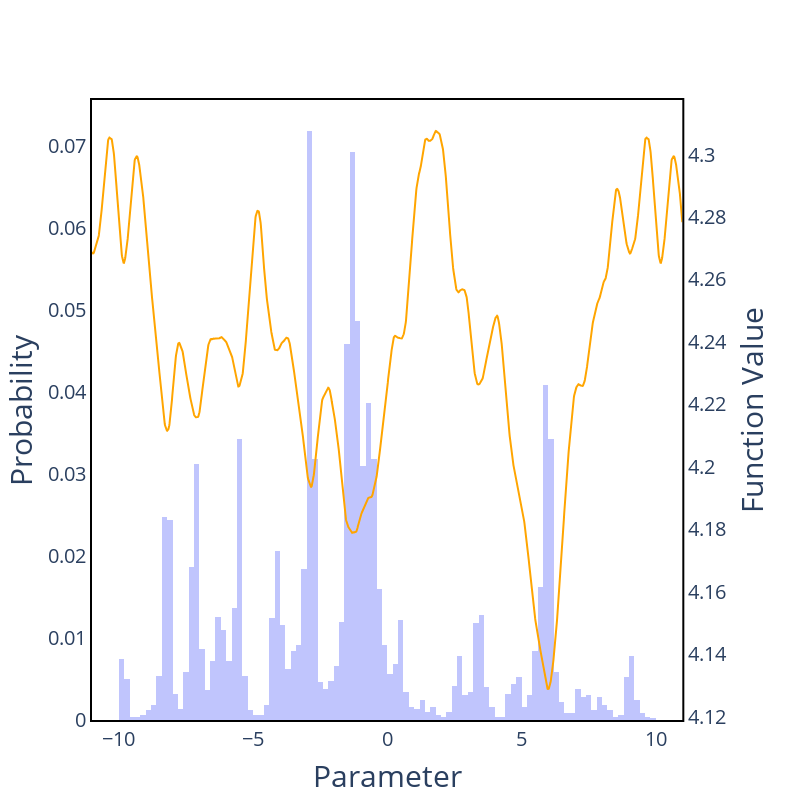

Write notebook code for a chart like this one.
### Code cell
fig6 = plot_prelim_results(bounds, res, model, pointdata, final_params_levy_ann)
fig6.show()

### Figure 1 — Plotly figure (JSON) as saved in the notebook; plotly's stock layout.template omitted (floating-point values rounded to 4 significant figures; data arrays with more than 128 entries replaced by an {"elided": "..."} marker saying what was removed)
{"data": [{"line": {"color": "orange"}, "type": "scatter", "x": {"elided": "2200 float values"}, "xaxis": "x", "y": {"elided": "2200 float values"}, "yaxis": "y2"}, {"alignmentgroup": "True", "bingroup": "x", "cumulative": {"enabled": false}, "histnorm": "probability", "hovertemplate": "variable=0<br>value=%{x}<br>probability=%{y}<extra></extra>", "legendgroup": "0", "marker": {"color": "#636efa", "opacity": 0.4, "pattern": {"shape": ""}}, "name": "0", "nbinsx": 120, "offsetgroup": "0", "orientation": "v", "showlegend": true, "type": "histogram", "x": {"elided": "5000 float values"}, "xaxis": "x", "yaxis": "y"}], "layout": {"font": {"size": 25}, "height": 800, "plot_bgcolor": "rgba(0,0,0,0)", "showlegend": false, "width": 800, "xaxis": {"anchor": "y", "domain": [0, 0.94], "linecolor": "black", "linewidth": 2, "mirror": true, "showline": true, "tickfont": {"size": 20}, "title": {"text": "Parameter"}}, "yaxis": {"anchor": "x", "domain": [0, 1], "linecolor": "black", "linewidth": 2, "mirror": true, "showline": true, "tickfont": {"size": 20}, "title": {"text": "Probability"}}, "yaxis2": {"anchor": "x", "overlaying": "y", "showtickprefix": "all", "side": "right", "tickfont": {"size": 20}, "tickprefix": " ", "title": {"text": "Function Value"}}}}
